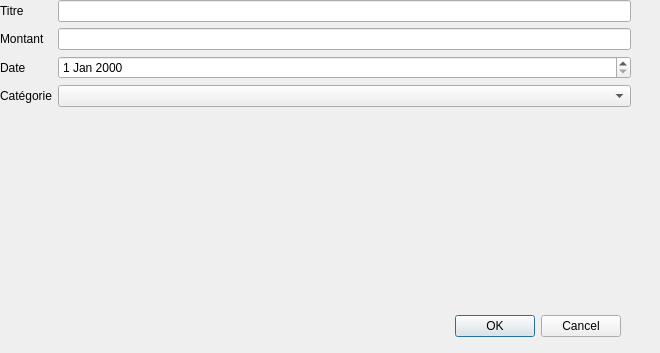
<?xml version="1.0" encoding="UTF-8"?>
<ui version="4.0">
 <class>Income</class>
 <widget class="QDialog" name="Income">
  <property name="geometry">
   <rect>
    <x>0</x>
    <y>0</y>
    <width>660</width>
    <height>353</height>
   </rect>
  </property>
  <property name="windowTitle">
   <string>Dialog</string>
  </property>
  <widget class="QWidget" name="formLayoutWidget">
   <property name="geometry">
    <rect>
     <x>0</x>
     <y>0</y>
     <width>631</width>
     <height>291</height>
    </rect>
   </property>
   <layout class="QFormLayout" name="formLayout">
    <item row="0" column="0">
     <widget class="QLabel" name="titleLabel">
      <property name="text">
       <string>Titre</string>
      </property>
     </widget>
    </item>
    <item row="0" column="1">
     <widget class="QLineEdit" name="titleLineEdit"/>
    </item>
    <item row="1" column="1">
     <widget class="QLineEdit" name="amountLineEdit"/>
    </item>
    <item row="1" column="0">
     <widget class="QLabel" name="amountLabel">
      <property name="text">
       <string>Montant</string>
      </property>
     </widget>
    </item>
    <item row="2" column="0">
     <widget class="QLabel" name="dateLabel">
      <property name="text">
       <string>Date</string>
      </property>
     </widget>
    </item>
    <item row="2" column="1">
     <widget class="QDateEdit" name="dateDateEdit"/>
    </item>
    <item row="3" column="0">
     <widget class="QLabel" name="categoryLabel">
      <property name="text">
       <string>Catégorie</string>
      </property>
     </widget>
    </item>
    <item row="3" column="1">
     <widget class="QComboBox" name="categoryComboBox"/>
    </item>
   </layout>
  </widget>
  <widget class="QDialogButtonBox" name="buttonBox">
   <property name="geometry">
    <rect>
     <x>280</x>
     <y>310</y>
     <width>341</width>
     <height>32</height>
    </rect>
   </property>
   <property name="orientation">
    <enum>Qt::Horizontal</enum>
   </property>
   <property name="standardButtons">
    <set>QDialogButtonBox::Cancel|QDialogButtonBox::Ok</set>
   </property>
  </widget>
 </widget>
 <resources/>
 <connections/>
</ui>
